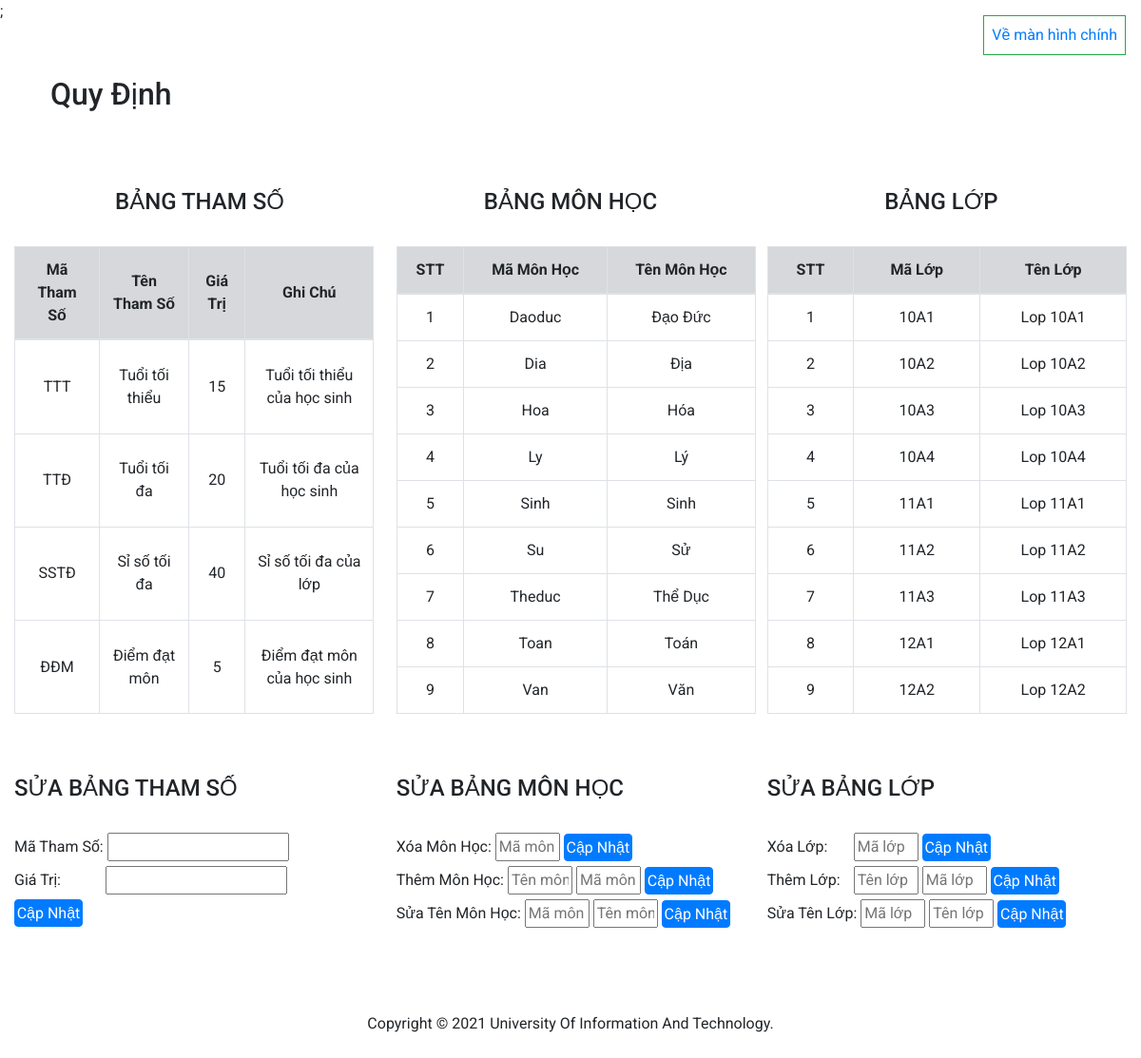
Page /controllers/regulation.php (signed in) on the committed database.
### tables this page shows
create table THAMSO(
	mathamso varchar(10), 
	tenthamso varchar(20),
	giatri int,
	ghichu varchar(50)
);

create table MONHOC(
	mamonhoc varchar(20) primary key,
	tenmonhoc varchar(20)
);

create table LOP(
	malop varchar(10) primary key,
	tenlop varchar(10),
	siso int,
	makhoi varchar(10)
);

### controllers/regulation.php (the view, shortened to what this page needs)
<!DOCTYPE html>
<html lang="en">
<head>
    <link rel="stylesheet" href="https://maxcdn.bootstrapcdn.com/bootstrap/4.0.0/css/bootstrap.min.css">
    <link rel="stylesheet" href="../css/style.css">;
</head>
<body>
    <a href="../index.php" class="float-right border border-success m-3 p-2">Về màn hình chính</a>
    <div class="container mt-5">
        <h2 class="d-inline-block p-2 mb-4">Quy Định</h2>
    </div>
    <div class="container-fluid mt-5" style="display: flex;">
        <h4 class="text-center" style="flex: 1">BẢNG THAM SỐ</h4>
        <h4 class="text-center" style="flex: 1">BẢNG MÔN HỌC</h4>
        <h4 class="text-center" style="flex: 1">BẢNG LỚP</h4>
    </div>
</body>
</html>
<?php
include 'connectdb.php';
$sql = "SELECT * FROM  THAMSO";
$result = $conn->query($sql);
if ($result->num_rows > 0) {
    echo "
    <br>
    <div class='container-fluid' style='display: flex'>
    <table class='table table-bordered table-hover' style='width: 33%; margin-right:1%'>
    <thead>
    <tr class='table-secondary'>
        <th style='vertical-align: middle; text-align: center;'>Mã Tham Số</th>
        <th style='vertical-align: middle; text-align: center;'>Tên Tham Số</th>
        <th style='vertical-align: middle; text-align: center;'>Giá Trị</th>
        <th style='vertical-align: middle; text-align: center;'>Ghi Chú</th>
    </tr>
    </thead>
    <tbody>
    ";
    while ($row = $result->fetch_assoc()) {
        echo "
    <tr>
        <td style='vertical-align: middle; text-align: center;'>" . $row['mathamso'] . "</td>
        <td style='vertical-align: middle; text-align: center;'>" . $row['tenthamso'] . "</td>
        <td style='vertical-align: middle; text-align: center;'>" . $row['giatri'] . "</td>
        <td style='vertical-align: middle; text-align: center;'>" . $row['ghichu'] . "</td>
    </tr>
    ";
    }
    echo"
    </tbody>
    </table>
    ";
} else {
    echo "0 results";
}
$sql = "SELECT * FROM  MONHOC";
$result = $conn->query($sql);
$stt = 0;
if ($result->num_rows > 0) {
    echo "
    <table class='table table-bordered table-hover' style='width: 33%; margin-left:1%'>
    <thead>
    <tr class='table-secondary'>
        <th style='vertical-align: middle; text-align: center;'>STT</th>
        <th style='vertical-align: middle; text-align: center;'>Mã Môn Học</th>
        <th style='vertical-align: middle; text-align: center;'>Tên Môn Học</th>
    </tr>
    </thead>
    <tbody>
    ";
    while ($row = $result->fetch_assoc()) {
        $stt++;
        echo "
    <tr>
        <td style='vertical-align: middle; text-align: center;'>" . $stt . "</td>
        <td style='vertical-align: middle; text-align: center;'>" . $row['mamonhoc'] . "</td>
        <td style='vertical-align: middle; text-align: center;'>" . $row['tenmonhoc'] . "</td>
    </tr>
    ";
    }
    echo"
    </tbody>
    </table>
    ";
} else {
    echo "0 results";
}
$sql = "SELECT * FROM  LOP";
$result = $conn->query($sql);
$stt = 0;
if ($result->num_rows > 0) {
    echo "
    <table class='table table-bordered table-hover' style='width: 33%; margin-left:1%'>
    <thead>
    <tr class='table-secondary'>
        <th style='vertical-align: middle; text-align: center;'>STT</th>
        <th style='vertical-align: middle; text-align: center;'>Mã Lớp</th>
        <th style='vertical-align: middle; text-align: center;'>Tên Lớp</th>
    </tr>
    </thead>
    <tbody>
    ";
    while ($row = $result->fetch_assoc()) {
        $stt++;
        echo "
    <tr>
        <td style='vertical-align: middle; text-align: center;'>" . $stt . "</td>
        <td style='vertical-align: middle; text-align: center;'>" . $row['malop'] . "</td>
        <td style='vertical-align: middle; text-align: center;'>" . $row['tenlop'] . "</td>
    </tr>
    ";
    }
    echo"
    </tbody>
    </table>
    </div>
    ";
} else {
    echo "0 results";
}
echo "
    <div class='container-fluid mt-5' style='display: flex;'>
        <h4 style='flex: 1; margin-right: 1%'>SỬA BẢNG THAM SỐ</h4>
        <h4 style='flex: 1; margin-left: 1%'>SỬA BẢNG MÔN HỌC</h4>
        <h4 style='flex: 1; margin-left: 1%'>SỬA BẢNG LỚP</h4>
    </div>
    <div class='container-fluid' style='display: flex;'>
        <form action='editregulation.php' method='POST' style='flex: 1; margin-right: 1%'>
            <label for='mathamso' style='min-width: 92px'>Mã Tham Số: </label>
            <input type='text' name='mathamso' required/>
            <br>
            <label for='giatri' style='min-width: 92px'>Giá Trị: </label>
            <input type='text' name='giatri' required/>
            <br>
            <input type='submit' class='btn btn-primary' style='padding: 1.7px' value='Cập Nhật'>
        </form>
        <div class='editsubject' style='flex: 1; margin-left: 1%'>
            <form action='editregulation.php' method='POST'>
                <label style='min-width: 23%'>Xóa Môn Học: </label>
                <input type='text' name='mamonhoc' style='width: 18%' placeholder='Mã môn học' required/>
                <input type='submit' class='btn btn-primary' style='padding: 1.7px' value='Cập Nhật'>
            </form>
            <form action='editregulation.php' method='POST'>
                <label style='min-width: 23%'>Thêm Môn Học: </label>
                <input type='text' name='tenmonhoc' style='width: 18%' placeholder='Tên môn học' required/>
                <input type='text' name='mamonhoc' style='width: 18%' placeholder='Mã môn học' required/>
                <input type='submit' class='btn btn-primary' style='padding: 1.7px; text-align: right' value='Cập Nhật'>
            </form>
            <form action='editregulation.php' method='POST'>
                <label style='min-width: 23%'>Sửa Tên Môn Học: </label>
                <input type='text' name='mamonhoc' style='width: 18%' placeholder='Mã môn học' required/>
                <input type='text' name='tenmonhoc' style='width: 18%' placeholder='Tên môn học' required/>
                <input type='submit' class='btn btn-primary' style='padding: 1.7px' value='Cập Nhật'>
            </form>
        </div>
        <div class='editclass' style='flex: 1; margin-left: 1%'>
        <form action='editregulation.php' method='POST'>
            <label style='min-width: 23%'>Xóa Lớp: </label>
            <input type='text' name='malop' style='width: 18%' placeholder='Mã lớp' required/>
            <input type='submit' class='btn btn-primary' style='padding: 1.7px' value='Cập Nhật'>
        </form>
        <form action='editregulation.php' method='POST'>
            <label style='min-width: 23%'>Thêm Lớp: </label>
            <input type='text' name='tenlop' style='width: 18%' placeholder='Tên lớp' required/>
            <input type='text' name='malop' style='width: 18%' placeholder='Mã lớp' required/>
            <input type='submit' class='btn btn-primary' style='padding: 1.7px; text-align: right' value='Cập Nhật'>
        </form>
        <form action='editregulation.php' method='POST'>
            <label style='min-width: 23%'>Sửa Tên Lớp: </label>
            <input type='text' name='malop' style='width: 18%' placeholder='Mã lớp' required/>
            <input type='text' name='tenlop' style='width: 18%' placeholder='Tên lớp' required/>
            <input type='submit' class='btn btn-primary' style='padding: 1.7px' value='Cập Nhật'>
        </form>
    </div>
    </div>
    <footer class='text-center m-4' style='padding-top: 5%'>Copyright &copy 2021 University Of Information And Technology. </footer>
    "
?>

### css/style.css (style rules this page uses)
body { font-family: 'Roboto', sans-serif; }

### rows in the picture
thamso: mathamso "TTT", tenthamso "Tuổi tối thiểu", giatri "15", ghichu "Tuổi tối thiểu của học sinh"
thamso: mathamso "TTĐ", tenthamso "Tuổi tối đa", giatri "20", ghichu "Tuổi tối đa của học sinh"
thamso: mathamso "SSTĐ", tenthamso "Sỉ số tối đa", giatri "40", ghichu "Sỉ số tối đa của lớp"
thamso: mathamso "ĐĐM", tenthamso "Điểm đạt môn", giatri "5", ghichu "Điểm đạt môn của học sinh"
monhoc: mamonhoc "Daoduc", tenmonhoc "Đạo Đức"
monhoc: mamonhoc "Dia", tenmonhoc "Địa"
monhoc: mamonhoc "Hoa", tenmonhoc "Hóa"
monhoc: mamonhoc "Ly", tenmonhoc "Lý"
monhoc: mamonhoc "Sinh", tenmonhoc "Sinh"
monhoc: mamonhoc "Su", tenmonhoc "Sử"
monhoc: mamonhoc "Theduc", tenmonhoc "Thể Dục"
monhoc: mamonhoc "Toan", tenmonhoc "Toán"
monhoc: mamonhoc "Van", tenmonhoc "Văn"
lop: malop "10A1", tenlop "Lop 10A1"
lop: malop "10A2", tenlop "Lop 10A2"
lop: malop "10A3", tenlop "Lop 10A3"
lop: malop "10A4", tenlop "Lop 10A4"
lop: malop "11A1", tenlop "Lop 11A1"
lop: malop "11A2", tenlop "Lop 11A2"
lop: malop "11A3", tenlop "Lop 11A3"
lop: malop "12A1", tenlop "Lop 12A1"
lop: malop "12A2", tenlop "Lop 12A2"
